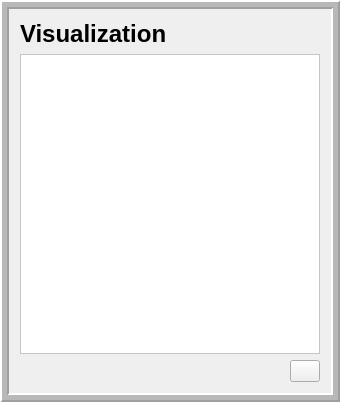
           <widget class="QFrame" name="frame_viz_facebook">
            <property name="maximumSize">
             <size>
              <width>16777215</width>
              <height>16777215</height>
             </size>
            </property>
            <property name="frameShape">
             <enum>QFrame::Box</enum>
            </property>
            <property name="frameShadow">
             <enum>QFrame::Raised</enum>
            </property>
            <property name="lineWidth">
             <number>2</number>
            </property>
            <property name="midLineWidth">
             <number>5</number>
            </property>
            <layout class="QGridLayout" name="gridLayout">
             <item row="2" column="1">
              <widget class="QPushButton" name="pushbuttom_facebook_full_screen">
               <property name="sizePolicy">
                <sizepolicy hsizetype="Minimum" vsizetype="Minimum">
                 <horstretch>0</horstretch>
                 <verstretch>0</verstretch>
                </sizepolicy>
               </property>
               <property name="maximumSize">
                <size>
                 <width>30</width>
                 <height>100</height>
                </size>
               </property>
               <property name="text">
                <string/>
               </property>
              </widget>
             </item>
             <item row="0" column="0">
              <widget class="QLabel" name="label_facebook_viz">
               <property name="sizePolicy">
                <sizepolicy hsizetype="Minimum" vsizetype="Minimum">
                 <horstretch>0</horstretch>
                 <verstretch>0</verstretch>
                </sizepolicy>
               </property>
               <property name="maximumSize">
                <size>
                 <width>16777215</width>
                 <height>40</height>
                </size>
               </property>
               <property name="text">
                <string>&lt;html&gt;&lt;head/&gt;&lt;body&gt;&lt;p&gt;&lt;span style=&quot; font-size:18pt; font-weight:600;&quot;&gt;Visualization&lt;/span&gt;&lt;/p&gt;&lt;/body&gt;&lt;/html&gt;</string>
               </property>
              </widget>
             </item>
             <item row="1" column="0" colspan="2">
              <widget class="QFrame" name="frame_2">
               <property name="sizePolicy">
                <sizepolicy hsizetype="MinimumExpanding" vsizetype="MinimumExpanding">
                 <horstretch>0</horstretch>
                 <verstretch>0</verstretch>
                </sizepolicy>
               </property>
               <property name="minimumSize">
                <size>
                 <width>300</width>
                 <height>300</height>
                </size>
               </property>
               <property name="styleSheet">
                <string notr="true">background-color:rgb(255, 255, 255)</string>
               </property>
               <property name="frameShape">
                <enum>QFrame::StyledPanel</enum>
               </property>
               <property name="frameShadow">
                <enum>QFrame::Plain</enum>
               </property>
               <property name="lineWidth">
                <number>9</number>
               </property>
               <property name="midLineWidth">
                <number>6</number>
               </property>
              </widget>
             </item>
            </layout>
           </widget>
